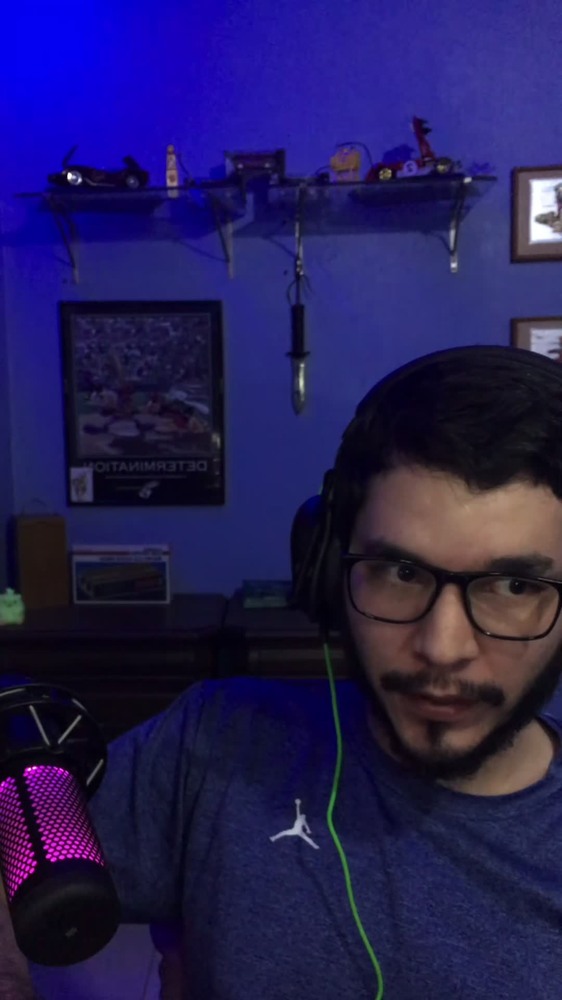
#> input picture src/image.png, 562 x 1000 px, shrunk from 1080 x 1920 before the run
$ python -i main.py   (imports and definitions only)
#> lines starting #> are read from the running program, lines starting #| are printed output that depends on the picture
import cv2
import numpy as np
import os

# [32 lines left out: functions detect_edges, download_image, not called in this run]

# 示例使用
image_url = "https://tosv-va.tiktok-row.org/obj/tosshadow-post-meta-va/c9e17403-e98f-420b-a699-09709ff950ba/live_safety/game/stream-2998117892495507556/1725771110336.jpg"
save_path = "src/downloaded_image.jpg"
#download_image(image_url, save_path)


def detect_face(image_path):
    # 读取图像
#> called with image_path = 'image.png'
    img = cv2.imread(image_path)
#> img is the input picture: shape (1000, 562, 3); mean B, G, R 85, 28.7, 35.6

    if img is None:
        print(f"无法加载图像：{image_path}")
        return

    # 转换为灰度图
    gray = cv2.cvtColor(img, cv2.COLOR_BGR2GRAY)
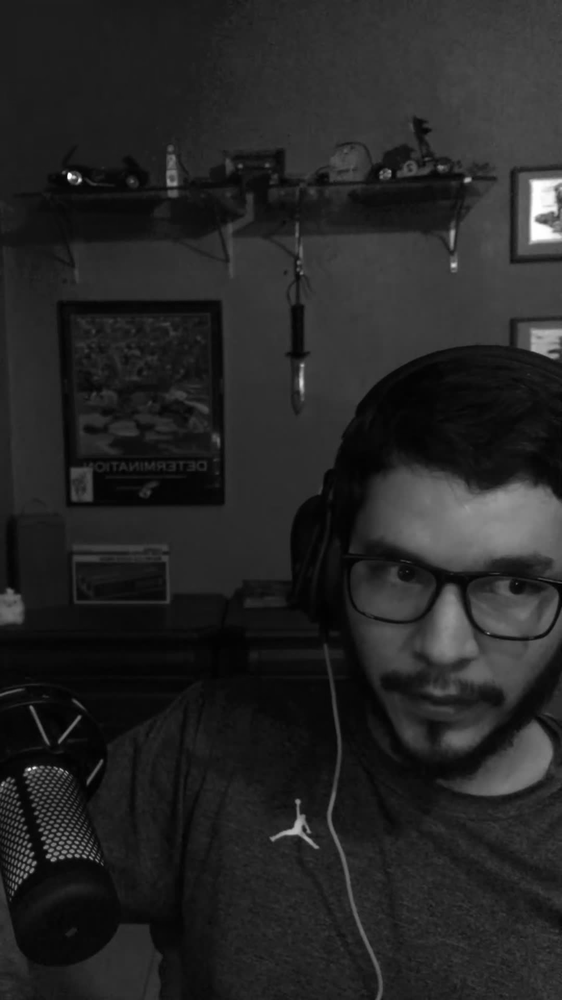
#> gray: shape (1000, 562); min 1, max 255, mean 37.2

    # 加载人脸分类器
    face_cascade = cv2.CascadeClassifier(cv2.data.haarcascades + 'haarcascade_frontalface_default.xml')

    # 检测人脸
    faces = face_cascade.detectMultiScale(gray, scaleFactor=1.1, minNeighbors=5, minSize=(30, 30))
#> faces = ()

    for (x, y, w, h) in faces:
        # 计算置信度（这里使用简化的方法，实际上Haar分类器不直接提供信度）
        confidence = len(face_cascade.detectMultiScale(gray[y:y+h, x:x+w]))

        # 在图像上绘制矩形
        cv2.rectangle(img, (x, y), (x+w, y+h), (255, 0, 0), 2)

        # 显示置信度
        cv2.putText(img, f"Confidence: {confidence}", (x, y-10), cv2.FONT_HERSHEY_SIMPLEX, 0.9, (255, 0, 0), 2)

        print(f"检测到人脸 - 位置: ({x}, {y}, {w}, {h}), 置信度: {confidence}")
#> this loop made 0 passes

    # 显示结果
    cv2.imshow('Face Detection', img)
    cv2.waitKey(0)
    cv2.destroyAllWindows()

# [23 lines left out: function reduce_noise, not called in this run]

# [9 lines not run here, left out]

    # 在降噪后的图像上进行人脸检测
    #detect_face(output_path)

>>> result = detect_face('image.png')
